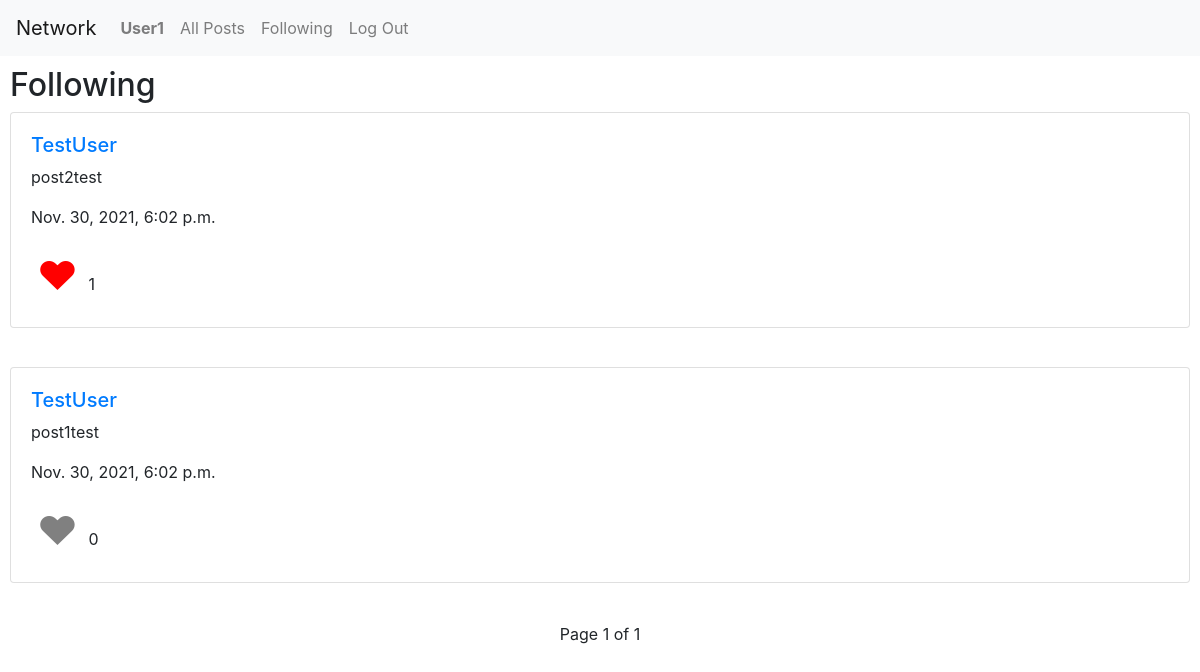
The page /following (signed in) on the database its author committed.
### network/models.py (models this page shows, shortened)
class User(AbstractUser):
    pass

class Post(models.Model):
    user = models.ForeignKey(User, on_delete=models.CASCADE, related_name="posts")
    created = models.DateTimeField(auto_now_add=True)
    post = models.CharField(max_length=280)

### network/views.py (the view)
# urls.py: path("following", views.following, name="following"),
def following(request):
    posts = list()
    following = request.user.following.all()
    for followed_user in following:
        for post in Post.objects.all().filter(user = followed_user.following).order_by("-created").all():
            posts.append(post)
    posts.sort(key = attrgetter('created'), reverse = True)
    paginator = Paginator(posts, 10)
    page_number = request.GET.get('page')
    page_obj = paginator.get_page(page_number)
    user_liked_posts = Likes.objects.filter(liked_by = request.user)
    user_liked_posts_unpacked = set()
    for post in user_liked_posts:
        user_liked_posts_unpacked.add(post.post)
    return render(request, "network/following.html", {
        "posts": page_obj,
        "user_liked_posts": user_liked_posts_unpacked
    })

### network/templates/network/following.html (shortened to what this page needs)
{% extends "network/layout.html" %}
{% load static %}
{% block body %}
    <h2>Following</h2>
    {% for post in posts %}
        <div class="card post">
            <div class="card-body">
                <div class="row">
                    <div class="col-12">
                        <h5><a href="/profile/{{post.user}}">{{post.user}}</a></h5>
                        <p>{{post.post}}</p>
                        <p>{{post.created}}</p>
                        {% if post in user_liked_posts %}
                            <button class="heart red_heart" onclick="like(this, '{{ user }}', '{{ post.id }}')" id="{{post.user}}{{post.id}}">&hearts;</button>
                        {% else %}
                            <button class="heart" onclick="like(this, '{{ user }}', '{{ post.id }}')" id="{{post.user}}{{post.id}}">&hearts;</button>
                        {% endif %}
                        <span id="like{{post.id}}">{{post.likes.count}}</span>
                    </div>
                </div>
            </div>
        </div>
        <br>
    {% endfor %}
    <div class="pagination">
        <span class="step-links">
            <span class="current">
                Page {{ posts.number }} of {{ posts.paginator.num_pages }}
            </span>
        </span>
    </div>
{% endblock %}

### network/templates/network/layout.html (shortened to what this page needs)
{% load static %}
<!DOCTYPE html>
<html lang="en">
    <head>
        <link rel="stylesheet" href="https://stackpath.bootstrapcdn.com/bootstrap/4.4.1/css/bootstrap.min.css">
        <link href="{% static 'network/styles.css' %}" rel="stylesheet">
    </head>
    <body>
        <nav class="navbar navbar-expand-lg navbar-light bg-light">
            <a class="navbar-brand" href="{% url 'index' %}">Network</a>
            <div>
              <ul class="navbar-nav mr-auto">
                {% if user.is_authenticated %}
                    <li class="nav-item">
                        <a class="nav-link" href="{% url 'profile' user.username %}"><strong>{{ user.username }}</strong></a>
                    </li>
                {% endif %}
                <li class="nav-item">
                  <a class="nav-link" href="{% url 'index' %}">All Posts</a>
                </li>
                {% if user.is_authenticated %}
                    <li class="nav-item">
                        <a class="nav-link" href="{% url 'following' %}">Following</a>
                    </li>
                    <li class="nav-item">
                        <a class="nav-link" href="{% url 'logout' %}">Log Out</a>
                    </li>
                {% endif %}
              </ul>
            </div>
          </nav>
        <div class="body">
            {% block body %}
            {% endblock %}
        </div>
    </body>
</html>

### network/static/network/styles.css (style rules this page uses)
.body { padding: 10px; }
.post { margin-bottom: 15px; }
.heart { background-color: transparent; border: none !important; outline: none !important; font-size: 250%; color: grey; }
.red_heart { color: red; }
.pagination { text-align: center; display: block; }

### rows shown on the page
User: username "User1"
Post: user "TestUser", post "post2test", created "Nov. 30, 2021, 6:02 p.m.", likes.count "1"
Post: user "TestUser", post "post1test", created "Nov. 30, 2021, 6:02 p.m.", likes.count "0"

### other values the page prints
{{ posts.number }} "1"
{{ posts.paginator.num_pages }} "1"
